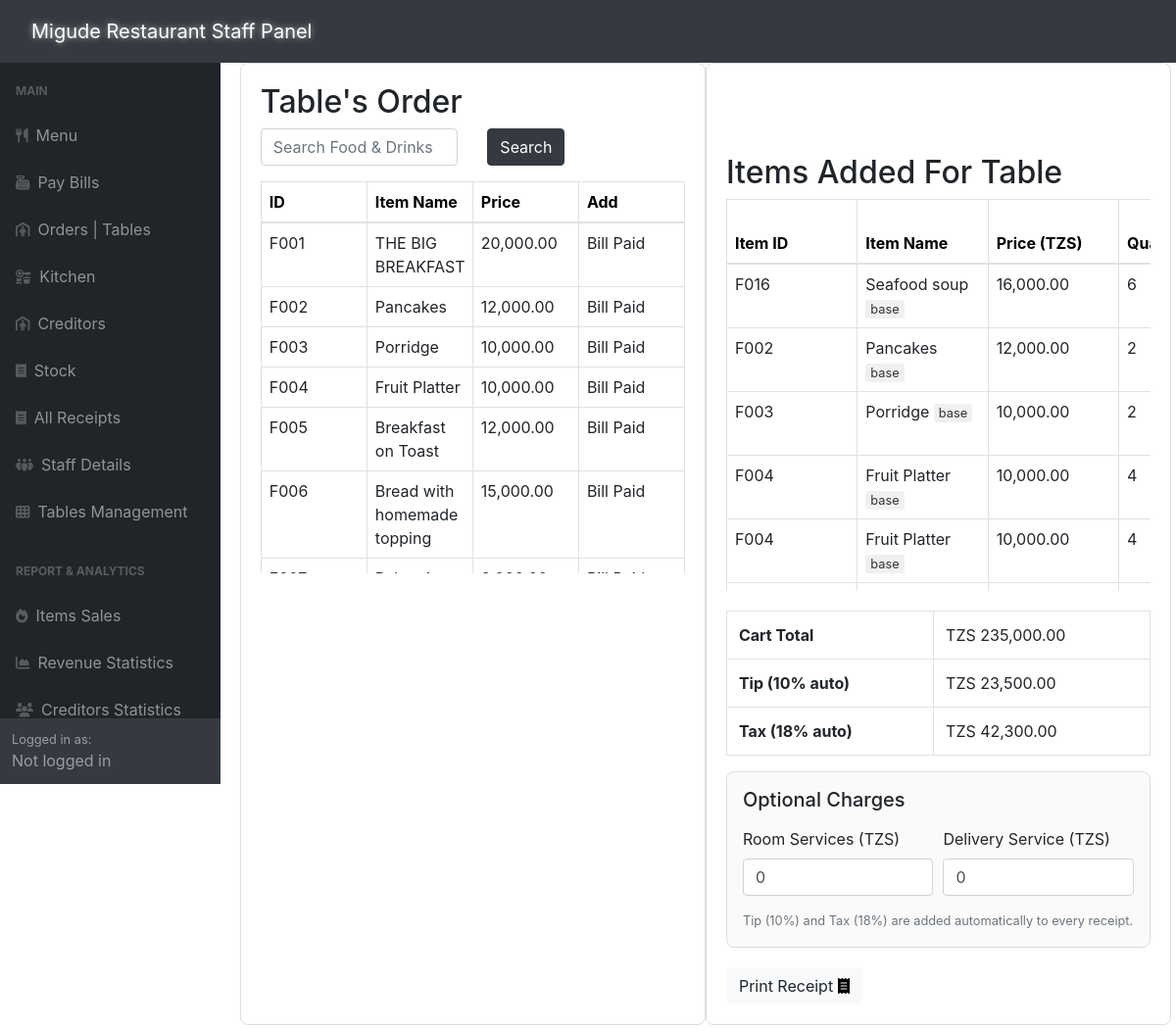
Page /adminSide/pendingOrderCrud/viewPendingOrder.php?order_id=70 on the committed database.
### tables this page shows
CREATE TABLE `pendingorders` (
  `order_id` int(11) NOT NULL,
  `customer_name` varchar(255) NOT NULL,
  `bill_id` int(11) DEFAULT NULL,
  `order_date` datetime NOT NULL,
  `status` enum('Pending','Closed') DEFAULT 'Pending'
);

CREATE TABLE `pendingorderitems` (
  `pending_order_item_id` int(11) NOT NULL,
  `order_id` int(11) NOT NULL,
  `item_id` varchar(50) NOT NULL,
  `item_name` varchar(255) NOT NULL,
  `quantity` int(11) NOT NULL,
  `source` enum('menu','stock') NOT NULL,
  `unit` enum('base','aggregate') NOT NULL,
  `item_price` decimal(10,2) NOT NULL
);

### adminSide/pendingOrderCrud/viewPendingOrder.php (the view, shortened to what this page needs)
<?php
require_once '../config.php';
include '../inc/dashHeader.php';
$order_id = $_GET['order_id'];
$order_query = "SELECT * FROM pendingorders WHERE order_id = '$order_id'";
$order_result = mysqli_query($link, $order_query);
$order = mysqli_fetch_assoc($order_result);
$items_query = "SELECT * FROM pendingorderitems WHERE order_id = '$order_id'";
$items_result = mysqli_query($link, $items_query);
$search_query = "SELECT item_id, item_name, item_price, 'menu' AS source, NULL AS unit
                 FROM menu
                 UNION
                 SELECT ItemID AS item_id, CONCAT(ItemName, ' (', BaseUnitName, ')') AS item_name,
                        PricePerBaseUnit AS item_price, 'stock' AS source, 'base' AS unit
                 FROM stock
                 UNION
                 SELECT ItemID AS item_id, CONCAT(ItemName, ' (', AggregateUnitName, ')') AS item_name,
                        PricePerSubUnit AS item_price, 'stock' AS source, 'aggregate' AS unit
                 FROM stock
                 WHERE ConversionRatio > 1";
$search_result = mysqli_query($link, $search_query);
$bill_id = $order['bill_id'];
$payment_time_query = "SELECT payment_time FROM bills WHERE bill_id = '$bill_id'";
$payment_time_result = mysqli_query($link, $payment_time_query);
$has_payment_time = false;
if ($payment_time_result && mysqli_num_rows($payment_time_result) > 0) {
    $payment_time_row = mysqli_fetch_assoc($payment_time_result);
    if (!empty($payment_time_row['payment_time'])) {
        $has_payment_time = true;
    }
}
?>
<!DOCTYPE html>
<html>
<head>
    <link rel="stylesheet" href="../css/pos.css" />
    <link rel="stylesheet" href="https://maxcdn.bootstrapcdn.com/bootstrap/4.5.2/css/bootstrap.min.css">
</head>
<body>
    <div class="container-fluid">
        <div class="row">
            <div class="col-md-6 half-section">
                <h2><?= $order['customer_name'] ?>'s Order</h2>
                <div class="mb-3">
                    <form id="searchForm" method="GET" action="viewPendingOrder.php">
                        <div class="row">
                            <div class="col-md-6">
                                <input type="text" id="searchInput" name="search" class="form-control" placeholder="Search Food & Drinks" value="<?= isset($_GET['search']) ? $_GET['search'] : '' ?>">
                            </div>
                            <div class="col-md-3">
                                <button type="submit" class="btn btn-dark">Search</button>
                            </div>
                            <div class="col-md-3">
                            </div>
                        </div>
                    </form>
                </div>
                <div id="searchResults" class="table-responsive scrollable-table">
                    <table class="table table-bordered mb-0">
                        <thead>
                            <tr>
                                <th>ID</th>
                                <th>Item Name</th>
                                <th>Price</th>
                                <th>Add</th>
                            </tr>
                        </thead>
                        <tbody id="searchResultsBody">
                            <?php
                            if ($search_result && mysqli_num_rows($search_result) > 0) {
                                while ($row = mysqli_fetch_assoc($search_result)) {
                                    echo "<tr>";
                                    echo "<td>" . $row['item_id'] . "</td>";
                                    echo "<td>" . $row['item_name'] . "</td>";
                                    echo "<td>" . number_format($row['item_price'], 2) . "</td>";
                                    echo "<td>";
                                    if (!$has_payment_time) {
                                        echo "<form method='POST' action='../pendingOrderCrud/addPendingItem.php' style='display:inline;'>
                                                <input type='hidden' name='order_id' value='$order_id'>
                                                <input type='hidden' name='item_id' value='{$row['item_id']}'>
                                                <input type='hidden' name='source' value='{$row['source']}'>
                                                <input type='hidden' name='unit' value='" . ($row['unit'] ?? 'base') . "'>
                                                <input type='number' name='quantity' placeholder='1 to 1000' required min='1' max='1000' style='width: 100px;'>
                                                <button type='submit' class='btn btn-primary'>Add</button>
                                              </form>";
                                    } else {
                                        echo "Bill Paid";
                                    }
                                    echo "</td>";
                                    echo "</tr>";
                                }
                            } else {
                                echo "<tr><td colspan='4'>No items found.</td></tr>";
                            }
                            ?>
                        </tbody>
                    </table>
                </div>
            </div>
            <div class="col-md-6 half-section">
                <br><br><br>
                <h2>Items Added For <?= $order['customer_name'] ?></h2>
                <div class="table-responsive scrollable-table">
                    <table class="table table-bordered mb-0 cart-table">
                <div class="table-responsive scrollable-table">
                    <table class="table table-bordered mb-0 cart-table">
                        <thead>
                            <tr>
                                <th>Item ID</th>
                                <th>Item Name</th>
                                <th>Price (TZS)</th>
                                <th>Quantity</th>
                            </tr>
                        </thead>
                        <tbody>
                            <?php
                            $cart_total = 0;
                            if ($items_result && mysqli_num_rows($items_result) > 0) {
                                while ($item = mysqli_fetch_assoc($items_result)) {
                                    $total = $item['item_price'] * $item['quantity'];
                                    $cart_total += $total;
                                    echo "<tr>";
                                    echo "<td>" . $item['item_id'] . "</td>";
                                    echo "<td>" . $item['item_name'] . " <span class='unit-badge'>" . ($item['unit'] ?? 'base') . "</span></td>";
                                    echo "<td>" . number_format($item['item_price'], 2) . "</td>";
                                    echo "<td>" . $item['quantity'] . "</td>";
                                    echo "</tr>";
                                }
                            } else {
                                echo "<tr><td colspan='6'>No items found in this pending order.</td></tr>";
                            }
                            ?>
                        </tbody>
                    </table>
                </div>
                <div style="margin-top: 20px;">
                    <table class="table table-bordered mb-0">
                        <tr>
                            <th>Cart Total</th>
                            <td>TZS <?= number_format($cart_total, 2) ?></td>
                        </tr>
                        <tr>
                            <th>Tip (10% auto)</th>
                            <td>TZS <?= number_format($cart_total * 0.10, 2) ?></td>
                        </tr>
                        <tr>
                            <th>Tax (18% auto)</th>
                            <td>TZS <?= number_format($cart_total * 0.18, 2) ?></td>
                        </tr>
                    </table>
                </div>
                <div class="addon-card mt-3">
                    <h5 class="mb-3">Optional Charges</h5>
                    <div class="form-row">
                        <div class="form-group col-md-6">
                            <label for="roomServiceAmount">Room Services (TZS)</label>
                            <input type="number" min="0" step="0.01" id="roomServiceAmount" class="form-control" placeholder="0.00" value="0">
                        </div>
                        <div class="form-group col-md-6">
                            <label for="deliveryAmount">Delivery Service (TZS)</label>
                            <input type="number" min="0" step="0.01" id="deliveryAmount" class="form-control" placeholder="0.00" value="0">
                        </div>
                    </div>
                    <small class="text-muted d-block">Tip (10%) and Tax (18%) are added automatically to every receipt.</small>
                </div>
                <?php if (!$has_payment_time && mysqli_num_rows($items_result) > 0): ?>
                    <div style="margin-top: 20px;" class="d-flex justify-content-between flex-wrap">
                        <button type="button" class="btn btn-success" id="payBillButton" onclick="payBill()">Pay Bill</button>
                        <?php if ($bill_id > 0): ?>
                            <button type="button" class="btn btn-info" id="orderNoteButton" onclick="launchOrderNote()">Order Note</button>
                        <?php endif; ?>
                    </div>
                    <div id="paymentOptionsSection" style="display: none; margin-top: 20px;">
                        <div class="mt-3 d-flex flex-wrap">
                            <button type="button" class="btn btn-success mr-2 mb-2" onclick="launchPayment('cash')">Cash</button>
                            <button type="button" class="btn btn-primary mr-2 mb-2" onclick="launchPayment('card')">Card | Mobile</button>
                            <button type="button" class="btn btn-creditors mr-2 mb-2" onclick="launchPayment('creditor')">Creditors</button>
                            <a href="../posBackend/posCompo.php?bill_id=<?= $bill_id ?>&staff_id=<?= $_SESSION['logged_account_id'] ?? 1 ?>&member_id=1&reservation_id=1120251" class="btn btn-compo mb-2">Compo</a>
                        </div>
                    </div>
                <?php elseif ($has_payment_time): ?>
                    <div style="margin-top: 20px;">
                        <a href="../posBackend/receipt.php?bill_id=<?= $bill_id ?>" class="btn btn-light">Print Receipt <span class="fa fa-receipt text-black"></span></a>
                    </div>
                <?php endif; ?>
            </div>
        </div>
    </div>
    <?php include '../inc/dashFooter.php'; ?>
</body>
</html>

### adminSide/inc/dashHeader.php (style rules this page uses)
html, body { overflow-x: hidden; width: 100%; }
.container, .container-fluid { max-width: 100%; }

### adminSide/pendingOrderCrud/viewPendingOrder.php (style rules this page uses)
.scrollable-table { max-height: 400px; overflow-y: auto; overflow-x: auto; display: block; }
.scrollable-table table { width: 100%; table-layout: fixed; }
.scrollable-table th, .scrollable-table td { width: auto; text-align: left; padding: 8px; }
.cart-table { width: 100% !important; max-width: 100% !important; table-layout: fixed; word-wrap: break-word; margin: 0 auto; border-collapse: collapse; min-width: 720px; }
.cart-table th, .cart-table td { white-space: normal; overflow-wrap: anywhere; }
.scrollable-table th { background-color: white; color: black; font-weight: bold; }
.container-fluid { padding-top: 64px; padding-left: 200px; padding-right: 20px; }
.half-section { padding: 20px; border: 1px solid #ddd; border-radius: 8px; margin-bottom: 20px; }
.unit-badge { font-size: 0.8em; padding: 2px 5px; border-radius: 3px; background-color: #f0f0f0; color: #333; }
.addon-card { border: 1px solid #ddd; border-radius: 8px; padding: 16px; background-color: #fafafa; }

### rows in the picture
pendingorders: customer_name "Table"
pendingorderitems: item "F016", item_name "Seafood soup", unit "base", item_price "16,000.00", quantity "6"
pendingorderitems: item "F002", item_name "Pancakes", unit "base", item_price "12,000.00", quantity "2"
pendingorderitems: item "F003", item_name "Porridge", unit "base", item_price "10,000.00", quantity "2"
pendingorderitems: item "F004", item_name "Fruit Platter", unit "base", item_price "10,000.00", quantity "4"
pendingorderitems: item "F004", item_name "Fruit Platter", unit "base", item_price "10,000.00", quantity "4"

### other values in the picture
$row['item_id'] "F001"
$row['item_name'] "THE BIG BREAKFAST"
$row['item_price'] "20,000.00"
$row['item_id'] "F002"
$row['item_name'] "Pancakes"
$row['item_price'] "12,000.00"
$row['item_id'] "F003"
$row['item_name'] "Porridge"
$row['item_price'] "10,000.00"
$row['item_id'] "F004"
$row['item_name'] "Fruit Platter"
$row['item_id'] "F005"
$row['item_name'] "Breakfast on Toast"
$row['item_id'] "F006"
$row['item_name'] "Bread with homemade topping"
